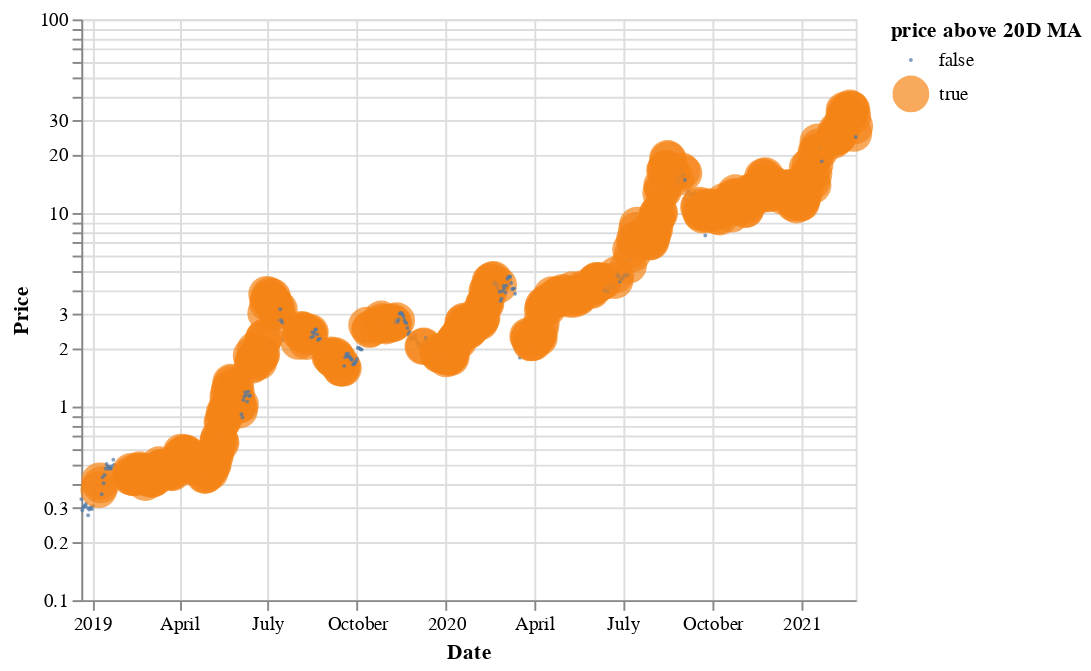

Write notebook code for a chart like this one.
### Code cell
# selection = alt.selection_multi(fields=['price_BTC'])
# color = alt.condition(selection,
#                       alt.Color('price_BTC:N', legend=None),
#                       alt.value('lightgray'))

chart = alt.Chart(V3curr.reset_index()).mark_circle(opacity=0.7).encode(
        alt.X('index', axis=alt.Axis(title='Date')), alt.Y(
            'price_link',axis=alt.Axis(title='Price'), scale=alt.Scale(type='log')),
    size='price above 20D MA', color='price above 20D MA',
    )

chart

### Figure 1 — Vega-Lite specification as saved in the notebook (floating-point values rounded to 4 significant figures; data arrays with more than 128 entries replaced by an {"elided": "..."} marker saying what was removed)
{"config": {"view": {"continuousWidth": 400, "continuousHeight": 300}}, "data": {"name": "data-7fee4e3c3e57645826bd6d0bc4a21003"}, "mark": {"type": "circle", "opacity": 0.7}, "encoding": {"color": {"type": "nominal", "field": "price above 20D MA"}, "size": {"type": "nominal", "field": "price above 20D MA"}, "x": {"type": "temporal", "axis": {"title": "Date"}, "field": "index"}, "y": {"type": "quantitative", "axis": {"title": "Price"}, "field": "price_link", "scale": {"type": "log"}}}, "$schema": "https://vega.github.io/schema/vega-lite/v4.8.1.json", "datasets": {"data-7fee4e3c3e57645826bd6d0bc4a21003": {"elided": "800 records"}}}
